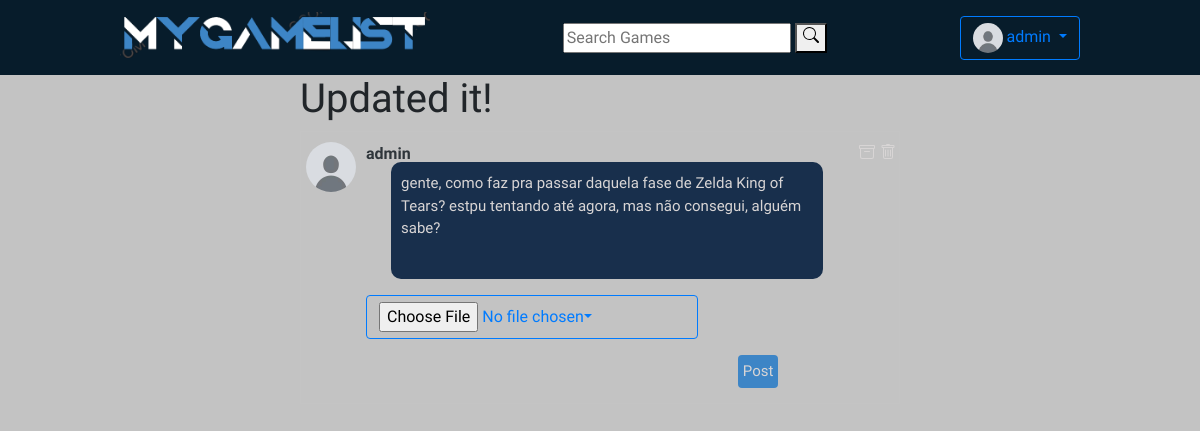
Page /feed/post-16/edit/ (signed in) on the earlier database version.
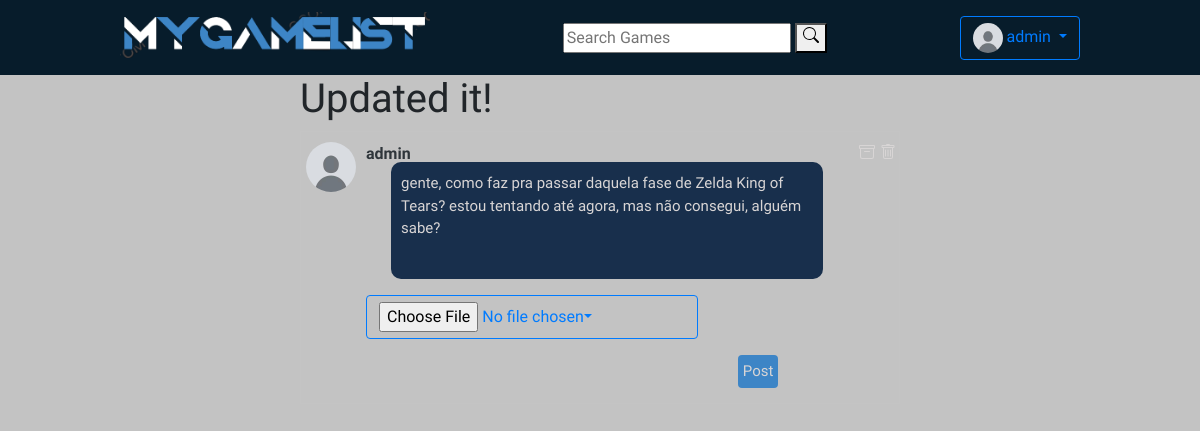
Same page on the later database version.
### user/models.py (models this page shows, shortened)
class Profile(models.Model):
    user = models.OneToOneField(User, on_delete=models.CASCADE)
    nick = models.TextField(max_length=20)
    avatar = models.FileField(null=True, blank=True, upload_to=profile_upload_handler)
    register_date = models.DateTimeField(User, auto_now=True)
    birth_date = models.DateField(null=True)
    follow = models.ManyToManyField("self", blank=True, symmetrical=False, related_name='followed_by')
    def create_profile(sender, instance, created, **kwargs):
        if created:
            user_profile = Profile(user=instance, nick=instance.username, avatar='avatar_images/default_userimage.jpg')
            user_profile.save()
            user_profile.follow.set([instance.profile.id])
            user_profile.save()
            user_settings = Settings(profile=user_profile)
            user_settings.save()
    post_save.connect(create_profile, sender=User)

### feed/models.py (models this page shows, shortened)
class Post(models.Model):
        user = models.ForeignKey(
            Profile, related_name='post',
            on_delete=models.CASCADE
        )
        body = models.CharField(max_length=300)
        post_father = models.BigIntegerField(primary_key=False, blank=True, null=True)
        archive = models.FileField(upload_to=post_upload_handler, blank=True, null=True)
        created_at = models.DateTimeField(auto_now_add=True)
        likes = models.ManyToManyField(User, related_name='post_like', blank=True)
        edited = models.BooleanField(blank=True)
        filed = models.BooleanField(blank=True)
        deleted = models.BooleanField(blank=True)

### feed/views.py (the view, shortened to what this page needs)
# urls.py: path('feed/post-<int:pk>/edit/', PostUpdate.as_view(), name='edit-post'),
class PostUpdate(UpdateView):
    model = Post
    form_class = PostForms
    template_name = template_name = 'feed/update.html'

### feed/forms.py
class PostForms(ModelForm):
    body = forms.CharField(
        required=False,
        label='',
        widget=forms.widgets.Textarea(
            attrs={
                'placeholder': "what's up!?",
                'name': 'text',
                'maxLength': '320',
                'rows': '2',
                'cols': '10',
                'required': 'True',
            }
            )
        )
    archive = forms.FileField(
        required=False,
        label='',
        widget=forms.widgets.ClearableFileInput(
            attrs={
                'class': 'btn btn-outline-primary dropdown-toggle',
            }
        )
        )
    class Meta:
        model = Post
        exclude = ('user', 'likes', 'post_father', 'edited', 'deleted', 'filed',)

### feed/templates/feed/update.html (shortened to what this page needs)
{% extends 'feed.html' %}
{% load static %}
{% block content %}
{% if user.is_authenticated and user.profile == post.user and not post.deleted and not post.filed %}
<div class="containerFeed">
    <div class="columnLe"></div>
    <div class="collumnMid">
        <h1>Updated it!</h1>
        <div class="divBorder">
            <div href="{% url 'post' post.id %}">
                <div class="postHead">
                    <div class="postPfp">
                        <a href="{% url 'profile' post.user.id %}">
                            <img src="{{ post.user.avatar.url }}" />
                        </a>
                    </div>
                    <div class="userName">
                        <a class="userName" href="{% url 'profile' post.user.id %}">
                            <b>{{ post.user.nick }}</b>
                        </a>
                    </div>
                    {% if post.user == user.profile %}
                    <div style="margin-left: auto;" class="archiveBtn">
                        <a style="width: 20px;" href="{% url 'file-post' post.id %}">
                            <button>
                            </button>
                        </a>
                    </div>
                    <div class="trashBtn">
                        <a style="width: 20px;" href="{% url 'delete-post' post.id %}">
                            <button>
                            </button>
                        </a>
                    </div>
                    {% endif %}
                </div>
            </div>
            <div class="postBody">
                <div class="postContent">
                    <div class="postInput">
                        <form style="width: 85%;" enctype="multipart/form-data" method="POST">
                            {{ form.as_p }}
                            <div class="postBtn">
                                <input class="submit" type="submit" name="submit" value="Post" />
                            </div>
                        </form>
                    </div>
                </div>
            </div>
        </div>
    </div>
    <div class="columnRi"></div>
</div>
{% endif%}
{% endblock %}

### feed/templates/feed.html (shortened to what this page needs)
{% extends 'home.html' %}
{% load static %}
{% block css %}
<link rel="stylesheet" href="{% static 'css/feed.css' %}">
{% endblock %}

### home/templates/home.html (shortened to what this page needs)
{% load static %}
<!DOCTYPE html>
<html lang="en">
<head>
    <link rel="stylesheet" href="https://cdn.jsdelivr.net/npm/bootstrap@4.0.0/dist/css/bootstrap.min.css"
>
    <link rel="stylesheet" href="{% static 'css/global.css' %}">
    <link rel="stylesheet" href="{% static 'css/header.css' %}">
    <link rel="stylesheet" href="{% static 'css/gamecard.css' %}">
    {% block css %}
    {% endblock %}
</head>
<body>
    <nav>
        <div>
            <div>
                <h1>
                    <a href="{% url 'home' %}"><img src="/static/img/logo.png" width="310" height="45.8"
                            alt="Logo" /></a>
                </h1>
            </div>
            <div>
                <form method=POST action="{% url 'search' %}">
                    <input type="text" placeholder="Search Games" name="searched" />
                    <button>
                        <div>
                        </div>
                    </button>
                </form>
            </div>
            <div>
                {% if user.is_authenticated %}
                <div class="dropdown">
                    <button class="btn btn-outline-primary dropdown-toggle" type="button" id="dropdownMenuButton"
                        data-toggle="dropdown" aria-haspopup="true" aria-expanded="false">
                        <img src="{{ user.profile.avatar.url }}" width="30" height="30" alt="logo"
                            style="border-radius: 30px;">
                        {{ user.profile.nick }}
                    </button>
                </div>
                {% endif %}
            </div>
        </div>
    </nav>
    {% block content %}{% endblock %}
</body>
</html>

### static/css/global.css (style rules this page uses)
body { background: #C3C3C3; font-family: "Sofia Sans Semi Condensed", 'Courier New', Courier, monospace; margin: 0; padding: 0; }
a { color: #2F363B; text-decoration: none; }

### static/css/header.css (style rules this page uses)
nav { width: 100%; height: 75px; background: #071c2b; }
nav>div { width: 80%; height: 100%; margin: 0 auto; display: flex; flex-direction: row; justify-content: space-between; align-items: center; }

### static/css/feed.css (style rules this page uses)
.containerFeed { display: flex; }
.columnLe, .columnRi, .columnMid { flex: 1; }
.collumnMid { flex: 2; }
.divBorder { border: solid 0.25px rgba(200, 200, 200, 0.2); padding: 5px; padding-top: 10px; }
.postInput { display: flex; }
.postInput textarea { font-family: "Sofia Sans Semi Condensed", 'Courier New', Courier, monospace; width: 100%; height: 117px; resize: none; background-color: rgb(24, 47, 76); color: #d8d5d5; border: none; outline: none; padding-top: 10px; padding-bottom: 2px; padding-left: 10px; font-size: 15px; border-radius: 10px; margin-left: 25px; margin-right: 25px; display: flex; flex-direction: row; align-items: center; }
.uploadBtn, .postBtn { display: flex; justify-content: flex-end; margin-top: 10px; margin-bottom: 10px; margin-right: 4.5%; }
.uploadBtn input, .postBtn input { font-family: "Sofia Sans Semi Condensed", 'Courier New', Courier, monospace; background-color: #3d85c6; color: #d8d5d5; border: none; outline: none; cursor: pointer; padding: 5px; border-radius: 4px; font-size: 15px; }
.postPfp { display: flex; width: 50px; height: 50px; }
.postPfp img { width: 100%; height: 100%; object-fit: cover; border-radius: 25px; }
.postHead, .postFooter { display: flex; justify-content: flex-start; }
.userName { margin-left: 5px; height: min-content; width: max-content }
.archiveBtn, .trashBtn { display: flex; margin-left: 1px; }
.archiveBtn button, .editBtn button, .trashBtn button { color: #d8d5d5; background: none; border: none; cursor: pointer; height: min-content; width: max-content; }
.trashBtn svg { margin-left: 0px; }
.postBody { margin-left: 60px; margin-right: 20px; margin-top: -30px; }

Differences in the rows shown:
changed Post "admin": body "gente, como faz pra passar daquela fase de Zelda King of Tears? estpu tentando até agora, mas não consegui, alguém sabe?" → "gente, como faz pra passar daquela fase de Zelda King of Tears? estou tentando até agora, mas não consegui, alguém sabe?"
